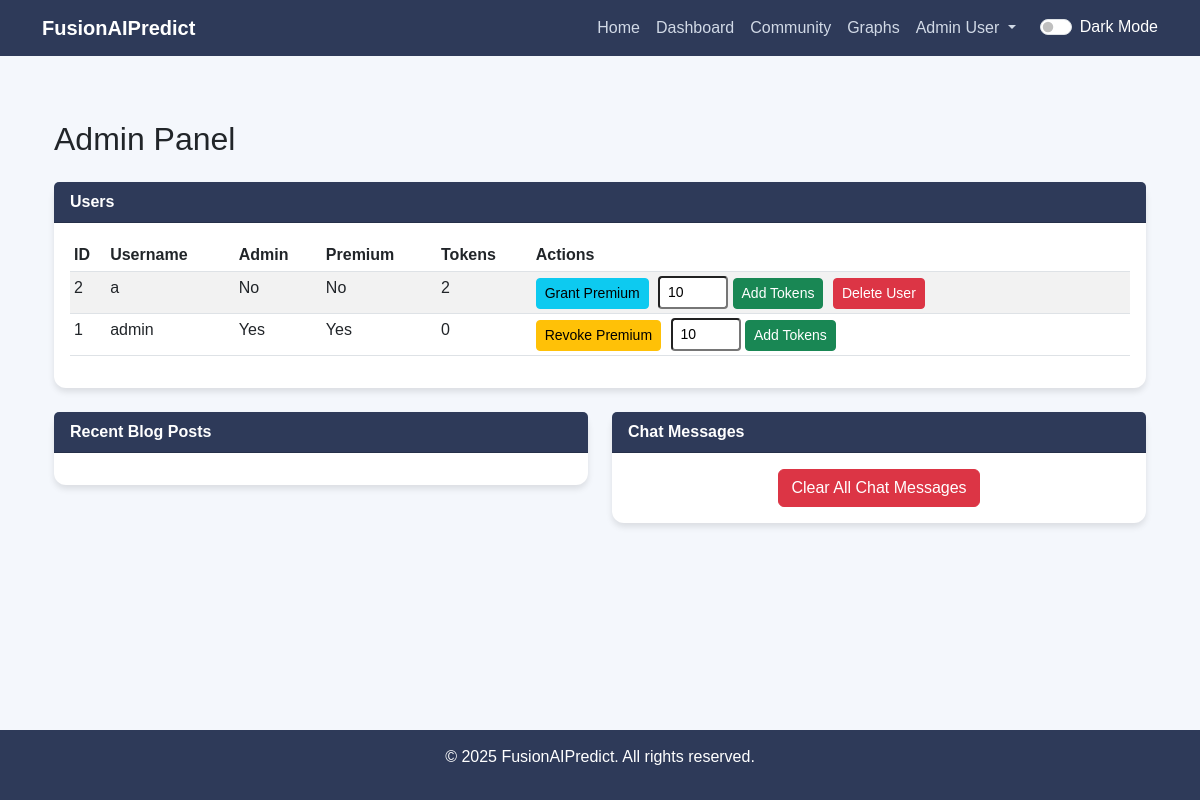
Page /admin_panel (signed in) on the committed database.
### tables this page shows
CREATE TABLE users (
        id INTEGER PRIMARY KEY AUTOINCREMENT,
        username TEXT UNIQUE NOT NULL,
        password TEXT NOT NULL,
        display_name TEXT NOT NULL,
        is_admin INTEGER DEFAULT 0,
        bio TEXT DEFAULT '',
        email TEXT DEFAULT '',
        profile_pic TEXT DEFAULT 'default.png',
        is_premium INTEGER DEFAULT 0,
        token_balance INTEGER DEFAULT 10
    );

### app/routes.py (the view)
    @app.route('/admin_panel')
    @admin_required
    def admin_panel():
        conn = get_db()
        cursor = conn.cursor()
        cursor.execute('SELECT id, username, is_admin, is_premium, token_balance FROM users ORDER BY username')
        users = [dict(row) for row in cursor.fetchall()]
        cursor.execute('SELECT id, username, title FROM blog_posts ORDER BY timestamp DESC LIMIT 10')
        blog_posts = [dict(row) for row in cursor.fetchall()]
        conn.close()
        return render_template('admin.html', users=users, blog_posts=blog_posts)

### app/db.py (called while the page is built)
def get_db():
    conn = sqlite3.connect(DATABASE)
    conn.row_factory = sqlite3.Row
    return conn

### templates/admin.html (shortened to what this page needs)
{% extends "base.html" %}
{% block content %}
<div class="container mt-4">
    <h2 class="mb-4">Admin Panel</h2>
    <div class="row">
        <div class="col-md-12">
            <div class="card mb-4">
                <div class="card-header">Users</div>
                <div class="card-body">
                    <table class="table table-striped table-sm">
                        <thead>
                            <tr>
                                <th>ID</th>
                                <th>Username</th>
                                <th>Admin</th>
                                <th>Premium</th>
                                <th>Tokens</th>
                                <th>Actions</th>
                            </tr>
                        </thead>
                        <tbody>
                            {% for user in users %}
                            <tr>
                                <td>{{ user.id }}</td>
                                <td>{{ user.username }}</td>
                                <td>{{ "Yes" if user.is_admin else "No" }}</td>
                                <td>{{ "Yes" if user.is_premium else "No" }}</td>
                                <td>{{ user.token_balance }}</td>
                                <td>
                                    <form action="{{ url_for('toggle_premium', user_id=user.id) }}" method="POST" style="display: inline;">
                                        <button type="submit" class="btn btn-sm {{ 'btn-warning' if user.is_premium else 'btn-info' }}">
                                            {{ "Revoke Premium" if user.is_premium else "Grant Premium" }}
                                        </button>
                                    </form>
                                    <form action="{{ url_for('add_tokens', user_id=user.id) }}" method="POST" style="display: inline; margin-left: 5px;">
                                        <input type="number" name="tokens" min="1" value="10" class="form-control-sm" style="width: 70px; display: inline-block;">
                                        <button type="submit" class="btn btn-sm btn-success">Add Tokens</button>
                                    </form>
                                    {% if not user.is_admin %}
                                    <form method="POST" action="{{ url_for('api.delete_user', username=user.username) }}" style="display: inline; margin-left: 5px;">
                                        <button type="submit" class="btn btn-sm btn-danger">Delete User</button>
                                    </form>
                                    {% endif %}
                                </td>
                            </tr>
                            {% endfor %}
                        </tbody>
                    </table>
                </div>
            </div>
        </div>
        <div class="col-md-6">
            <div class="card mb-4">
                <div class="card-header">Recent Blog Posts</div>
                <div class="card-body">
                </div>
            </div>
        </div>
        <div class="col-md-6">
            <div class="card mb-4">
                <div class="card-header">Chat Messages</div>
                <div class="card-body text-center">
                    <form method="POST" action="{{ url_for('api.clear_chat') }}">
                        <button type="submit" class="btn btn-danger">Clear All Chat Messages</button>
                    </form>
                </div>
            </div>
        </div>
    </div>
</div>
{% endblock %}

### templates/base.html (shortened to what this page needs)
<!DOCTYPE html>
<html lang="en">
<head>
    <link href="https://cdn.jsdelivr.net/npm/bootstrap@5.3.0-alpha1/dist/css/bootstrap.min.css" rel="stylesheet">
</head>
<body>
    <nav class="navbar navbar-expand-md navbar-dark fixed-top">
        <div class="container">
            <a class="navbar-brand" href="/">FusionAIPredict</a>
            <div class="collapse navbar-collapse" id="navbarNav">
                <ul class="navbar-nav ms-auto">
                    <li class="nav-item"><a class="nav-link" href="/">Home</a></li>
                    {% if 'username' in session %}
                        <li class="nav-item"><a class="nav-link" href="{{ url_for('dashboard') }}">Dashboard</a></li>
                        <li class="nav-item"><a class="nav-link" href="{{ url_for('community') }}">Community</a></li>
                        <li class="nav-item"><a class="nav-link" href="/graphs">Graphs</a></li>
                        <li class="nav-item dropdown">
                            <a class="nav-link dropdown-toggle" href="#" id="navbarDropdown" role="button" data-bs-toggle="dropdown" aria-expanded="false">
                                {{ session['display_name'] }}
                            </a>
                        </li>
                    {% else %}
                        <li class="nav-item"><a class="nav-link" href="{{ url_for('login') }}">Login</a></li>
                        <li class="nav-item"><a class="nav-link" href="{{ url_for('register') }}">Register</a></li>
                    {% endif %}
                </ul>
                <div class="form-check form-switch ms-3">
  <input class="form-check-input" type="checkbox" role="switch" id="darkModeToggle">
  <label class="form-check-label text-white" for="darkModeToggle">Dark Mode</label>
</div>
            </div>
        </div>
    </nav>
    <main class="container mt-4">
        {% block content %}{% endblock %}
    </main>
    <footer>
        <p>&copy; 2025 FusionAIPredict. All rights reserved.</p>
    </footer>
</body>
</html>

### templates/base.html (style rules this page uses)
:root { --bg-light: #f4f7fc; --text-light: #212529; --card-light: #ffffff; --bg-dark: #1e1e2f; --text-dark: #eee; --card-dark: #2c2c3a; }
body { padding-top: 6rem; background-color: var(--bg-light); color: var(--text-light); font-family: 'Arial', sans-serif; transition: background-color 0.3s, color 0.3s; }
.card { border: none; border-radius: 12px; background-color: var(--card-light); color: inherit; box-shadow: 0 4px 6px rgba(0, 0, 0, 0.1); }
.card-header { background-color: #2e3a59; color: white; font-weight: bold; }
.navbar { background-color: #2e3a59; }
.navbar-brand { color: #fff !important; font-weight: bold; }
.nav-link { color: #d1d9e6 !important; }
footer { background-color: #2e3a59; color: white; text-align: center; padding: 15px 0; position: fixed; width: 100%; bottom: 0; }
body { background-color: var(--bg-light); color: var(--text-light); transition: background-color 0.3s, color 0.3s; }
.card { background-color: var(--card-light); color: inherit; }

### rows in the picture
users: display_name "Admin User", id "1", username "admin", is_admin "Yes", is_premium "Yes", token_balance "0", is_premium "Revoke Premium"
users: id "2", username "a", is_admin "No", is_premium "No", token_balance "2", is_premium "Grant Premium"
